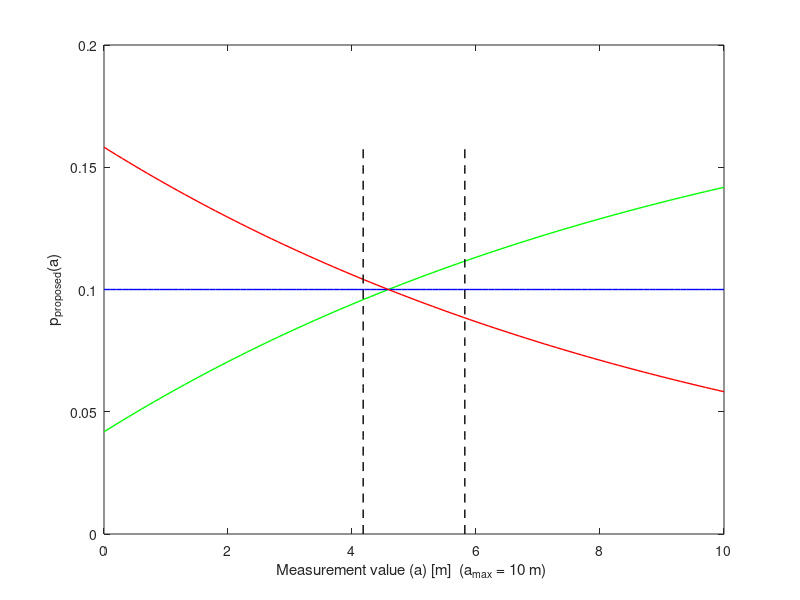
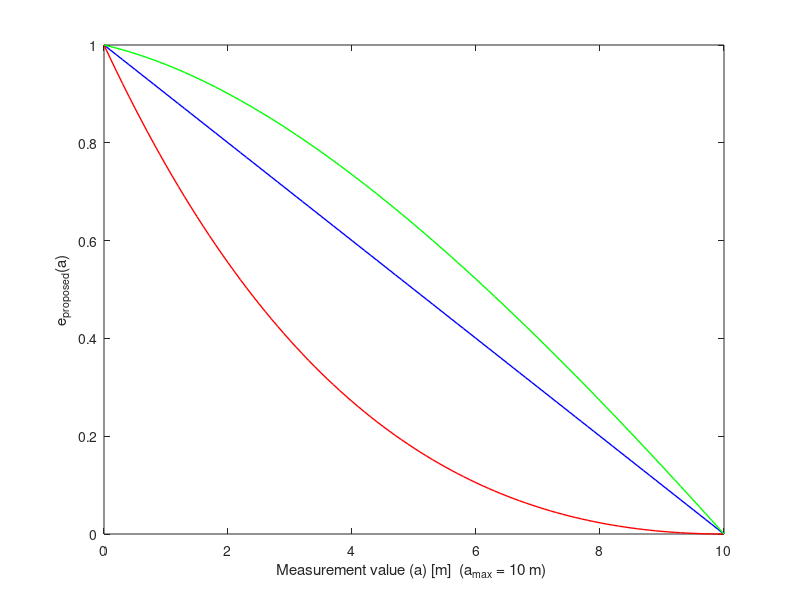

Reproduce these figures in MATLAB, in order.


% produced by Ozan Vahit Altınpınar (altinpinaro@itu.edu.tr) (2025)
% Matlab script Energy_functions.m
% Description: This script generates the graphs of the energy functions and probability density functions used in determining Similar Energy Regions.

clc;
clear all;

dmax = 10;
d=0:0.1:dmax;
N = length(d);
e = exp(1);
fun = @(x) x.*((1/(dmax*(exp(1)-1)))).*(exp(1-x/dmax));
T_H1 =  integral(fun,0,dmax)

fun = @(x) ((1/((e-1)*dmax))*(1-exp(1-x/dmax)) + (2*e-3)/((e-1)*dmax)).*x;
T_H2 =  integral(fun,0,dmax)

f_Nw = ((1/(dmax*(exp(1)-1)))).*(exp(1-d/dmax)); % probability density function for the narrow region
f_Mm(1:N) = 1/dmax; % probability density function for the medium region
f_We = ((1/(dmax*(exp(1)-1)))).*(1-(exp(1-(d)/dmax)))+(2*e-3)/((e-1)*dmax); % probability density function for the wide region

t = 0:0.01:0.16;
M = length(t);
f_TH1(1:M) = T_H1;
f_TH2(1:M) = T_H2;


figure(1)
plot(d,f_We,'g','Linewidth',1)
hold on
plot(d,f_Mm,'b','Linewidth',1)
hold on
plot(d,f_Nw,'r','Linewidth',1)
hold on
plot(f_TH1,t,'k--','Linewidth',1)
hold on
plot(f_TH2,t,'k--','Linewidth',1)

xlabel("Measurement value (a) [m]  (a_{max} = 10 m) ")
ylabel("p_{proposed}(a)")


e_Nw = (1- (d/dmax).*exp(1-d/dmax)); % Energy function for the narrow region
e_Mm = (1-(d/dmax)); % Energy function for the medium region
e_We = 1 - ((d/((2*e-3)*dmax)).*(1-exp(1-d/dmax)) + d./dmax); % Energy function for the wide region


figure(2)
plot(d,e_Mm,'b','Linewidth',1)
hold on
plot(d,e_Nw,'r','Linewidth',1)
hold on
plot(d,e_We,'g','Linewidth',1)

xlabel("Measurement value (a) [m]  (a_{max} = 10 m) ")
ylabel("e_{proposed}(a)")

